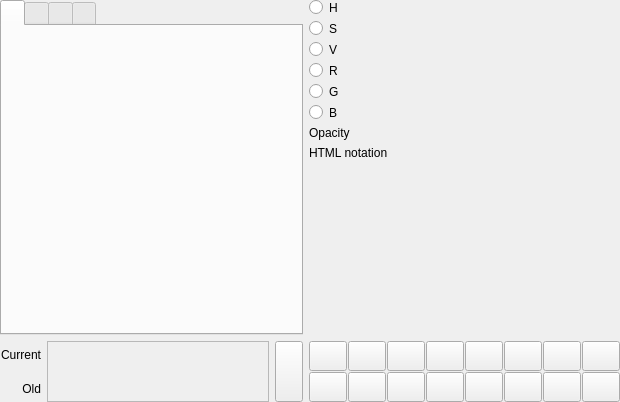
<?xml version="1.0" encoding="UTF-8"?>
<ui version="4.0">
 <class>CompoundColorWidgetBase</class>
 <widget class="QWidget" name="CompoundColorWidgetBase">
  <property name="geometry">
   <rect>
    <x>0</x>
    <y>0</y>
    <width>620</width>
    <height>402</height>
   </rect>
  </property>
  <layout class="QVBoxLayout" name="verticalLayout_2">
   <property name="leftMargin">
    <number>0</number>
   </property>
   <property name="topMargin">
    <number>0</number>
   </property>
   <property name="rightMargin">
    <number>0</number>
   </property>
   <property name="bottomMargin">
    <number>0</number>
   </property>
   <item>
    <layout class="QGridLayout" name="mGridLayout" rowstretch="1,0" columnstretch="1,0">
     <property name="horizontalSpacing">
      <number>6</number>
     </property>
     <item row="0" column="1">
      <layout class="QVBoxLayout" name="verticalLayout">
       <item>
        <layout class="QHBoxLayout" name="horizontalLayout_4" stretch="0,0,1">
         <item>
          <widget class="QRadioButton" name="mHueRadio">
           <property name="text">
            <string/>
           </property>
          </widget>
         </item>
         <item>
          <widget class="QLabel" name="label_5">
           <property name="text">
            <string>H</string>
           </property>
          </widget>
         </item>
         <item>
          <widget class="QgsColorSliderWidget" name="mHueSlider" native="true"/>
         </item>
        </layout>
       </item>
       <item>
        <layout class="QHBoxLayout" name="horizontalLayout_5" stretch="0,0,1">
         <item>
          <widget class="QRadioButton" name="mSaturationRadio">
           <property name="text">
            <string/>
           </property>
          </widget>
         </item>
         <item>
          <widget class="QLabel" name="label_6">
           <property name="text">
            <string>S</string>
           </property>
          </widget>
         </item>
         <item>
          <widget class="QgsColorSliderWidget" name="mSaturationSlider" native="true"/>
         </item>
        </layout>
       </item>
       <item>
        <layout class="QHBoxLayout" name="horizontalLayout_6" stretch="0,0,1">
         <item>
          <widget class="QRadioButton" name="mValueRadio">
           <property name="text">
            <string/>
           </property>
          </widget>
         </item>
         <item>
          <widget class="QLabel" name="label_7">
           <property name="text">
            <string>V</string>
           </property>
          </widget>
         </item>
         <item>
          <widget class="QgsColorSliderWidget" name="mValueSlider" native="true"/>
         </item>
        </layout>
       </item>
       <item>
        <layout class="QHBoxLayout" name="horizontalLayout" stretch="0,0,1">
         <item>
          <widget class="QRadioButton" name="mRedRadio">
           <property name="text">
            <string/>
           </property>
          </widget>
         </item>
         <item>
          <widget class="QLabel" name="label_8">
           <property name="text">
            <string>R</string>
           </property>
          </widget>
         </item>
         <item>
          <widget class="QgsColorSliderWidget" name="mRedSlider" native="true"/>
         </item>
        </layout>
       </item>
       <item>
        <layout class="QHBoxLayout" name="horizontalLayout_2" stretch="0,0,1">
         <item>
          <widget class="QRadioButton" name="mGreenRadio">
           <property name="text">
            <string/>
           </property>
          </widget>
         </item>
         <item>
          <widget class="QLabel" name="label_9">
           <property name="text">
            <string>G</string>
           </property>
          </widget>
         </item>
         <item>
          <widget class="QgsColorSliderWidget" name="mGreenSlider" native="true"/>
         </item>
        </layout>
       </item>
       <item>
        <layout class="QHBoxLayout" name="horizontalLayout_3" stretch="0,0,1">
         <item>
          <widget class="QRadioButton" name="mBlueRadio">
           <property name="text">
            <string/>
           </property>
          </widget>
         </item>
         <item>
          <widget class="QLabel" name="label_10">
           <property name="text">
            <string>B</string>
           </property>
          </widget>
         </item>
         <item>
          <widget class="QgsColorSliderWidget" name="mBlueSlider" native="true"/>
         </item>
        </layout>
       </item>
       <item>
        <layout class="QHBoxLayout" name="mAlphaLayout">
         <item>
          <widget class="QLabel" name="mAlphaLabel">
           <property name="text">
            <string>Opacity</string>
           </property>
          </widget>
         </item>
         <item>
          <widget class="QgsColorSliderWidget" name="mAlphaSlider" native="true"/>
         </item>
        </layout>
       </item>
       <item>
        <layout class="QHBoxLayout" name="horizontalLayout_8">
         <item>
          <widget class="QLabel" name="label">
           <property name="text">
            <string>HTML notation</string>
           </property>
          </widget>
         </item>
         <item>
          <widget class="QgsColorTextWidget" name="mColorText" native="true"/>
         </item>
        </layout>
       </item>
       <item>
        <spacer name="verticalSpacer">
         <property name="orientation">
          <enum>Qt::Vertical</enum>
         </property>
         <property name="sizeHint" stdset="0">
          <size>
           <width>20</width>
           <height>40</height>
          </size>
         </property>
        </spacer>
       </item>
      </layout>
     </item>
     <item row="1" column="1">
      <layout class="QGridLayout" name="gridLayout_4">
       <property name="spacing">
        <number>1</number>
       </property>
       <item row="1" column="0">
        <widget class="QgsColorButtonV2" name="mSwatchButton9">
         <property name="minimumSize">
          <size>
           <width>38</width>
           <height>30</height>
          </size>
         </property>
         <property name="maximumSize">
          <size>
           <width>38</width>
           <height>30</height>
          </size>
         </property>
         <property name="text">
          <string/>
         </property>
        </widget>
       </item>
       <item row="1" column="2">
        <widget class="QgsColorButtonV2" name="mSwatchButton11">
         <property name="minimumSize">
          <size>
           <width>38</width>
           <height>30</height>
          </size>
         </property>
         <property name="maximumSize">
          <size>
           <width>38</width>
           <height>30</height>
          </size>
         </property>
         <property name="text">
          <string/>
         </property>
        </widget>
       </item>
       <item row="1" column="3">
        <widget class="QgsColorButtonV2" name="mSwatchButton12">
         <property name="minimumSize">
          <size>
           <width>38</width>
           <height>30</height>
          </size>
         </property>
         <property name="maximumSize">
          <size>
           <width>38</width>
           <height>30</height>
          </size>
         </property>
         <property name="text">
          <string/>
         </property>
        </widget>
       </item>
       <item row="0" column="4">
        <widget class="QgsColorButtonV2" name="mSwatchButton5">
         <property name="minimumSize">
          <size>
           <width>38</width>
           <height>30</height>
          </size>
         </property>
         <property name="maximumSize">
          <size>
           <width>38</width>
           <height>30</height>
          </size>
         </property>
         <property name="text">
          <string/>
         </property>
        </widget>
       </item>
       <item row="0" column="1">
        <widget class="QgsColorButtonV2" name="mSwatchButton2">
         <property name="minimumSize">
          <size>
           <width>38</width>
           <height>30</height>
          </size>
         </property>
         <property name="maximumSize">
          <size>
           <width>38</width>
           <height>30</height>
          </size>
         </property>
         <property name="text">
          <string/>
         </property>
        </widget>
       </item>
       <item row="0" column="2">
        <widget class="QgsColorButtonV2" name="mSwatchButton3">
         <property name="minimumSize">
          <size>
           <width>38</width>
           <height>30</height>
          </size>
         </property>
         <property name="maximumSize">
          <size>
           <width>38</width>
           <height>30</height>
          </size>
         </property>
         <property name="text">
          <string/>
         </property>
        </widget>
       </item>
       <item row="0" column="0">
        <widget class="QgsColorButtonV2" name="mSwatchButton1">
         <property name="minimumSize">
          <size>
           <width>38</width>
           <height>30</height>
          </size>
         </property>
         <property name="maximumSize">
          <size>
           <width>38</width>
           <height>30</height>
          </size>
         </property>
         <property name="text">
          <string/>
         </property>
        </widget>
       </item>
       <item row="1" column="4">
        <widget class="QgsColorButtonV2" name="mSwatchButton13">
         <property name="minimumSize">
          <size>
           <width>38</width>
           <height>30</height>
          </size>
         </property>
         <property name="maximumSize">
          <size>
           <width>38</width>
           <height>30</height>
          </size>
         </property>
         <property name="text">
          <string/>
         </property>
        </widget>
       </item>
       <item row="0" column="5">
        <widget class="QgsColorButtonV2" name="mSwatchButton6">
         <property name="minimumSize">
          <size>
           <width>38</width>
           <height>30</height>
          </size>
         </property>
         <property name="maximumSize">
          <size>
           <width>38</width>
           <height>30</height>
          </size>
         </property>
         <property name="text">
          <string/>
         </property>
        </widget>
       </item>
       <item row="0" column="6">
        <widget class="QgsColorButtonV2" name="mSwatchButton7">
         <property name="minimumSize">
          <size>
           <width>38</width>
           <height>30</height>
          </size>
         </property>
         <property name="maximumSize">
          <size>
           <width>38</width>
           <height>30</height>
          </size>
         </property>
         <property name="text">
          <string/>
         </property>
        </widget>
       </item>
       <item row="1" column="5">
        <widget class="QgsColorButtonV2" name="mSwatchButton14">
         <property name="minimumSize">
          <size>
           <width>38</width>
           <height>30</height>
          </size>
         </property>
         <property name="maximumSize">
          <size>
           <width>38</width>
           <height>30</height>
          </size>
         </property>
         <property name="text">
          <string/>
         </property>
        </widget>
       </item>
       <item row="1" column="6">
        <widget class="QgsColorButtonV2" name="mSwatchButton15">
         <property name="minimumSize">
          <size>
           <width>38</width>
           <height>30</height>
          </size>
         </property>
         <property name="maximumSize">
          <size>
           <width>38</width>
           <height>30</height>
          </size>
         </property>
         <property name="text">
          <string/>
         </property>
        </widget>
       </item>
       <item row="0" column="7">
        <widget class="QgsColorButtonV2" name="mSwatchButton8">
         <property name="minimumSize">
          <size>
           <width>38</width>
           <height>30</height>
          </size>
         </property>
         <property name="maximumSize">
          <size>
           <width>38</width>
           <height>30</height>
          </size>
         </property>
         <property name="text">
          <string/>
         </property>
        </widget>
       </item>
       <item row="1" column="7">
        <widget class="QgsColorButtonV2" name="mSwatchButton16">
         <property name="minimumSize">
          <size>
           <width>38</width>
           <height>30</height>
          </size>
         </property>
         <property name="maximumSize">
          <size>
           <width>38</width>
           <height>30</height>
          </size>
         </property>
         <property name="text">
          <string/>
         </property>
        </widget>
       </item>
       <item row="0" column="3">
        <widget class="QgsColorButtonV2" name="mSwatchButton4">
         <property name="minimumSize">
          <size>
           <width>38</width>
           <height>30</height>
          </size>
         </property>
         <property name="maximumSize">
          <size>
           <width>38</width>
           <height>30</height>
          </size>
         </property>
         <property name="text">
          <string/>
         </property>
        </widget>
       </item>
       <item row="1" column="1">
        <widget class="QgsColorButtonV2" name="mSwatchButton10">
         <property name="minimumSize">
          <size>
           <width>38</width>
           <height>30</height>
          </size>
         </property>
         <property name="maximumSize">
          <size>
           <width>38</width>
           <height>30</height>
          </size>
         </property>
         <property name="text">
          <string/>
         </property>
        </widget>
       </item>
      </layout>
     </item>
     <item row="0" column="0">
      <widget class="QTabWidget" name="mTabWidget">
       <property name="currentIndex">
        <number>0</number>
       </property>
       <property name="iconSize">
        <size>
         <width>16</width>
         <height>16</height>
        </size>
       </property>
       <widget class="QWidget" name="iconColorBox">
        <attribute name="icon">
         <iconset>
          <normaloff>:/images/themes/default/mIconColorBox.svg</normaloff>:/images/themes/default/mIconColorBox.svg</iconset>
        </attribute>
        <attribute name="title">
         <string/>
        </attribute>
        <attribute name="toolTip">
         <string>Color ramp</string>
        </attribute>
        <layout class="QHBoxLayout" name="horizontalLayout_9">
         <item>
          <widget class="QgsColorBox" name="mColorBox" native="true"/>
         </item>
         <item>
          <widget class="QgsColorRampWidget" name="mVerticalRamp" native="true"/>
         </item>
        </layout>
       </widget>
       <widget class="QWidget" name="widget">
        <attribute name="icon">
         <iconset>
          <normaloff>:/images/themes/default/mIconColorWheel.svg</normaloff>:/images/themes/default/mIconColorWheel.svg</iconset>
        </attribute>
        <attribute name="title">
         <string/>
        </attribute>
        <attribute name="toolTip">
         <string>Color wheel</string>
        </attribute>
        <layout class="QHBoxLayout" name="horizontalLayout_10">
         <item>
          <widget class="QgsColorWheel" name="mColorWheel" native="true"/>
         </item>
        </layout>
       </widget>
       <widget class="QWidget" name="tab">
        <attribute name="icon">
         <iconset>
          <normaloff>:/images/themes/default/mIconColorSwatches.svg</normaloff>:/images/themes/default/mIconColorSwatches.svg</iconset>
        </attribute>
        <attribute name="title">
         <string/>
        </attribute>
        <attribute name="toolTip">
         <string>Color swatches</string>
        </attribute>
        <layout class="QVBoxLayout" name="verticalLayout_3" stretch="0,1,0">
         <property name="spacing">
          <number>2</number>
         </property>
         <item>
          <layout class="QHBoxLayout" name="horizontalLayout_7">
           <property name="spacing">
            <number>1</number>
           </property>
           <item>
            <widget class="QComboBox" name="mSchemeComboBox"/>
           </item>
           <item>
            <widget class="QToolButton" name="mSchemeToolButton">
             <property name="text">
              <string>...</string>
             </property>
             <property name="popupMode">
              <enum>QToolButton::InstantPopup</enum>
             </property>
            </widget>
           </item>
          </layout>
         </item>
         <item>
          <widget class="QgsColorSchemeList" name="mSchemeList" native="true"/>
         </item>
         <item>
          <layout class="QHBoxLayout" name="horizontalLayout_11">
           <property name="spacing">
            <number>1</number>
           </property>
           <item>
            <spacer name="horizontalSpacer">
             <property name="orientation">
              <enum>Qt::Horizontal</enum>
             </property>
             <property name="sizeHint" stdset="0">
              <size>
               <width>40</width>
               <height>20</height>
              </size>
             </property>
            </spacer>
           </item>
           <item>
            <widget class="QPushButton" name="mAddColorToSchemeButton">
             <property name="text">
              <string/>
             </property>
             <property name="icon">
              <iconset>
               <normaloff>:/images/themes/default/symbologyAdd.svg</normaloff>:/images/themes/default/symbologyAdd.svg</iconset>
             </property>
            </widget>
           </item>
           <item>
            <widget class="QPushButton" name="mRemoveColorsFromSchemeButton">
             <property name="text">
              <string/>
             </property>
             <property name="icon">
              <iconset>
               <normaloff>:/images/themes/default/symbologyRemove.svg</normaloff>:/images/themes/default/symbologyRemove.svg</iconset>
             </property>
            </widget>
           </item>
          </layout>
         </item>
        </layout>
       </widget>
       <widget class="QWidget" name="tab_2">
        <attribute name="icon">
         <iconset>
          <normaloff>:/images/themes/default/mIconColorPicker.svg</normaloff>:/images/themes/default/mIconColorPicker.svg</iconset>
        </attribute>
        <attribute name="title">
         <string/>
        </attribute>
        <attribute name="toolTip">
         <string>Color picker</string>
        </attribute>
        <layout class="QVBoxLayout" name="verticalLayout_4">
         <item>
          <layout class="QHBoxLayout" name="horizontalLayout_12">
           <item>
            <widget class="QLabel" name="label_2">
             <property name="text">
              <string>Sample average radius</string>
             </property>
            </widget>
           </item>
           <item>
            <widget class="QSpinBox" name="mSpinBoxRadius">
             <property name="suffix">
              <string> px</string>
             </property>
             <property name="minimum">
              <number>1</number>
             </property>
             <property name="maximum">
              <number>100</number>
             </property>
            </widget>
           </item>
          </layout>
         </item>
         <item>
          <widget class="QPushButton" name="mSampleButton">
           <property name="text">
            <string>Sample color</string>
           </property>
          </widget>
         </item>
         <item>
          <widget class="QLabel" name="label_4">
           <property name="text">
            <string>&lt;i&gt;Press space to sample a color from under the mouse cursor&lt;/i&gt;</string>
           </property>
           <property name="textFormat">
            <enum>Qt::AutoText</enum>
           </property>
           <property name="wordWrap">
            <bool>true</bool>
           </property>
          </widget>
         </item>
         <item>
          <widget class="QFrame" name="frame">
           <property name="frameShape">
            <enum>QFrame::StyledPanel</enum>
           </property>
           <property name="frameShadow">
            <enum>QFrame::Raised</enum>
           </property>
           <layout class="QVBoxLayout" name="verticalLayout_5">
            <property name="leftMargin">
             <number>1</number>
            </property>
            <property name="topMargin">
             <number>1</number>
            </property>
            <property name="rightMargin">
             <number>1</number>
            </property>
            <property name="bottomMargin">
             <number>1</number>
            </property>
            <item>
             <widget class="QgsColorPreviewWidget" name="mSamplePreview" native="true">
              <property name="minimumSize">
               <size>
                <width>0</width>
                <height>40</height>
               </size>
              </property>
             </widget>
            </item>
           </layout>
          </widget>
         </item>
         <item>
          <spacer name="verticalSpacer_2">
           <property name="orientation">
            <enum>Qt::Vertical</enum>
           </property>
           <property name="sizeHint" stdset="0">
            <size>
             <width>20</width>
             <height>40</height>
            </size>
           </property>
          </spacer>
         </item>
        </layout>
       </widget>
      </widget>
     </item>
     <item row="1" column="0">
      <layout class="QGridLayout" name="gridLayout" columnstretch="0,1,0">
       <item row="0" column="0">
        <widget class="QLabel" name="label_3">
         <property name="text">
          <string>Current</string>
         </property>
         <property name="alignment">
          <set>Qt::AlignRight|Qt::AlignTrailing|Qt::AlignVCenter</set>
         </property>
        </widget>
       </item>
       <item row="1" column="0">
        <widget class="QLabel" name="mOldColorLabel">
         <property name="text">
          <string>Old</string>
         </property>
         <property name="alignment">
          <set>Qt::AlignRight|Qt::AlignTrailing|Qt::AlignVCenter</set>
         </property>
        </widget>
       </item>
       <item row="0" column="2" rowspan="2">
        <widget class="QPushButton" name="mAddCustomColorButton">
         <property name="sizePolicy">
          <sizepolicy hsizetype="Minimum" vsizetype="Expanding">
           <horstretch>0</horstretch>
           <verstretch>0</verstretch>
          </sizepolicy>
         </property>
         <property name="minimumSize">
          <size>
           <width>28</width>
           <height>0</height>
          </size>
         </property>
         <property name="maximumSize">
          <size>
           <width>28</width>
           <height>16777215</height>
          </size>
         </property>
         <property name="text">
          <string/>
         </property>
         <property name="icon">
          <iconset>
           <normaloff>:/images/themes/default/mActionAtlasNext.svg</normaloff>:/images/themes/default/mActionAtlasNext.svg</iconset>
         </property>
         <property name="iconSize">
          <size>
           <width>24</width>
           <height>24</height>
          </size>
         </property>
        </widget>
       </item>
       <item row="0" column="1" rowspan="2">
        <widget class="QFrame" name="frame_2">
         <property name="frameShape">
          <enum>QFrame::StyledPanel</enum>
         </property>
         <property name="frameShadow">
          <enum>QFrame::Raised</enum>
         </property>
         <layout class="QHBoxLayout" name="horizontalLayout_13">
          <property name="leftMargin">
           <number>1</number>
          </property>
          <property name="topMargin">
           <number>1</number>
          </property>
          <property name="rightMargin">
           <number>1</number>
          </property>
          <property name="bottomMargin">
           <number>1</number>
          </property>
          <item>
           <widget class="QgsColorPreviewWidget" name="mColorPreview" native="true">
            <property name="minimumSize">
             <size>
              <width>0</width>
              <height>40</height>
             </size>
            </property>
           </widget>
          </item>
         </layout>
        </widget>
       </item>
      </layout>
     </item>
    </layout>
   </item>
  </layout>
  <action name="mActionImportColors">
   <property name="text">
    <string>Import Colors...</string>
   </property>
   <property name="toolTip">
    <string>Import colors from file</string>
   </property>
  </action>
  <action name="mActionExportColors">
   <property name="text">
    <string>Export Colors...</string>
   </property>
   <property name="toolTip">
    <string>Export colors to file</string>
   </property>
  </action>
  <action name="mActionPasteColors">
   <property name="text">
    <string>Paste Colors</string>
   </property>
   <property name="toolTip">
    <string>Paste colors from clipboard</string>
   </property>
  </action>
  <action name="mActionImportPalette">
   <property name="text">
    <string>Import Palette...</string>
   </property>
   <property name="toolTip">
    <string>Import palette from file</string>
   </property>
  </action>
  <action name="mActionRemovePalette">
   <property name="text">
    <string>Remove Palette</string>
   </property>
   <property name="toolTip">
    <string>Remove current palette</string>
   </property>
  </action>
  <action name="mActionNewPalette">
   <property name="text">
    <string>New Palette...</string>
   </property>
   <property name="toolTip">
    <string>Create a new palette</string>
   </property>
  </action>
  <action name="mActionCopyColors">
   <property name="text">
    <string>Copy Colors</string>
   </property>
   <property name="toolTip">
    <string>Copy selected colors</string>
   </property>
  </action>
 </widget>
 <customwidgets>
  <customwidget>
   <class>QgsColorButtonV2</class>
   <extends>QToolButton</extends>
   <header>qgscolorbuttonv2.h</header>
   <container>1</container>
  </customwidget>
  <customwidget>
   <class>QgsColorBox</class>
   <extends>QWidget</extends>
   <header location="global">qgscolorwidgets.h</header>
   <container>1</container>
  </customwidget>
  <customwidget>
   <class>QgsColorRampWidget</class>
   <extends>QWidget</extends>
   <header location="global">qgscolorwidgets.h</header>
   <container>1</container>
  </customwidget>
  <customwidget>
   <class>QgsColorWheel</class>
   <extends>QWidget</extends>
   <header location="global">qgscolorwidgets.h</header>
   <container>1</container>
  </customwidget>
  <customwidget>
   <class>QgsColorSliderWidget</class>
   <extends>QWidget</extends>
   <header location="global">qgscolorwidgets.h</header>
   <container>1</container>
  </customwidget>
  <customwidget>
   <class>QgsColorTextWidget</class>
   <extends>QWidget</extends>
   <header location="global">qgscolorwidgets.h</header>
   <container>1</container>
  </customwidget>
  <customwidget>
   <class>QgsColorPreviewWidget</class>
   <extends>QWidget</extends>
   <header location="global">qgscolorwidgets.h</header>
   <container>1</container>
  </customwidget>
  <customwidget>
   <class>QgsColorSchemeList</class>
   <extends>QWidget</extends>
   <header location="global">qgscolorschemelist.h</header>
   <container>1</container>
  </customwidget>
 </customwidgets>
 <resources>
  <include location="../../images/images.qrc"/>
 </resources>
 <connections/>
</ui>
